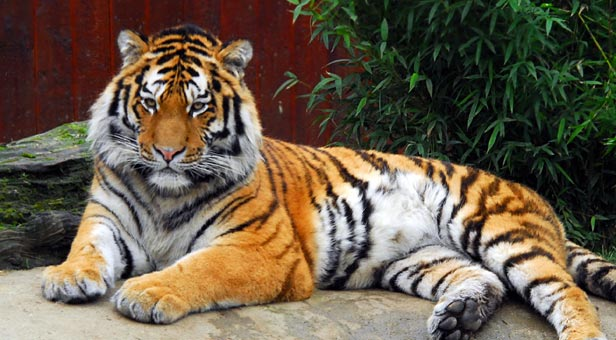
#> input picture DD2423_Python_Labs/Images-jpg/tiger1.jpg, 616 x 340 px
$ python mean_shift_example.py
#> lines starting #> are read from the running program, lines starting #| are printed output that depends on the picture
### DD2423_Python_Labs/lab3.py
import numpy as np
from scipy.spatial import distance_matrix
import matplotlib.pyplot as plt
from Functions import *
from gaussfft import gaussfft
from PIL import Image,ImageFilter
from scipy.stats import multivariate_normal


def kmeans_segm(image, K, L, seed = 42, early_stopping=False):
    """
    Implement a function that uses K-means to find cluster 'centers'
    and a 'segmentation' with an index per pixel indicating with
    cluster it is associated to.

    Input arguments:
        image - the RGB input image
        K - number of clusters
        L - number of iterations
        seed - random seed
    Output:
        segmentation: an integer image with cluster indices
        centers: an array with K cluster mean colors
    """
    # Set random seed
    np.random.seed(seed)


    # Initialize centers by sampling K different pixels from the image and using their RGB color as the center
    pixel_values = np.reshape(image, (-1, 3))
    centers = set()
    while len(centers) < K:
        center = pixel_values[np.random.choice(pixel_values.shape[0], 1, replace=False)]
        center = tuple(center[0])
        if center not in centers:
            centers.add(center)
    centers = np.array(list(centers))
    new_centers = np.zeros(centers.shape)

    # Check if image is 2D or 3D
    if len(image.shape) == 3:
        image_to_segm = np.reshape(image, (-1, 3))
    else:
        image_to_segm = image

    segmentation = np.zeros(image_to_segm.shape[0]*image_to_segm.shape[1]).astype(np.int32)
    # Compute all distances between pixels and cluster centers
    distances = distance_matrix(image_to_segm, centers)
    # Iterate L times
    for i in range(L):
        # Assign each pixel to the cluster center for which the distance is minimum
        new_segmentation = np.argmin(distances, axis=1)

        # Check if segmentation has changed
        if np.array_equal(segmentation, new_segmentation) and early_stopping:
            break
        segmentation = new_segmentation

        # Recompute each cluster center by taking the mean of all pixels assigned to it
        for j in range(K):
            centers[j] = np.mean(image_to_segm[segmentation == j], axis=0)

        # Recompute all distances between pixels and cluster centers
        distances = distance_matrix(image_to_segm, centers)
    num_iterations = i + 1

    if (len(image.shape) == 3):
        segmentation = np.reshape(segmentation, image.shape[:2])

    return segmentation, centers, num_iterations


# [60 lines left out: function mixture_prob, not called in this run]

### DD2423_Python_Labs/mean_shift_example.py
import sys
import math
import numpy as np
from PIL import Image, ImageFilter
import matplotlib.pyplot as plt
from lab3 import kmeans_segm
from Functions import showgrey, mean_segments, overlay_bounds
from scipy.ndimage.filters import gaussian_filter
from scipy.spatial import distance_matrix

def mean_shift_segm(I, spatial_bandwidth, colour_bandwidth, num_iterations):

    print('Find colour channels with K-means...')
    K = 16 # number of channels
    segm, centers,_ = kmeans_segm(I, K, 20, 4321)
    ( height, width, depth ) = np.shape(I)
    idx = np.reshape(segm, (height, width))
    mapsw = np.zeros((height, width, K))
    mapsx = np.zeros((height, width, K))
    mapsy = np.zeros((height, width, K))
    [X, Y] = np.meshgrid(range(width), range(height))
    for k in range(K):
        mapsw[:,:,k] = (idx == k).astype(float)
        mapsx[:,:,k] = gaussian_filter(mapsw[:,:,k]*X, spatial_bandwidth, mode='nearest')
        mapsy[:,:,k] = gaussian_filter(mapsw[:,:,k]*Y, spatial_bandwidth, mode='nearest')
        mapsw[:,:,k] = gaussian_filter(mapsw[:,:,k],   spatial_bandwidth, mode='nearest')
    mapsw = np.reshape(mapsw, (-1, K)) + 1e-6
    mapsx = np.reshape(mapsx, (-1, K))
    mapsy = np.reshape(mapsy, (-1, K))

    print('Search for high density points...')
    constC = -0.5/(colour_bandwidth**2)
    x = np.reshape(X, (width*height, ))
    y = np.reshape(Y, (width*height, ))
    Ic = np.reshape(I, (width*height, 3))
    wei = np.exp(constC*(distance_matrix(Ic, centers)**2))
    for l in range(num_iterations):
        p = (np.round(y)*width + np.round(x)).astype(int)
        ww = mapsw[p,:] * wei
        w = np.sum(ww, axis=1)
        u = (np.matmul(ww, centers).T / w).T
        x = ((np.sum(mapsx[p,:] * wei, axis=1)).T / w).T
        y = ((np.sum(mapsy[p,:] * wei, axis=1)).T / w).T
        wei = (ww.T / w).T
        x = np.maximum(np.minimum(x, width-1), 0);
        y = np.maximum(np.minimum(y, height-1), 0);

    print('Assign high density points to pixels...')
    XY = np.stack((x, y))
    thr = 4.0
    val = 0
    mask = np.zeros((height*width, 1), dtype=np.short)
    for y in range(height):
        for x in range(width):
            p = y*width + x
            if mask[p] == 0:
                stack = [ p ]
                val = val + 1
                mask[p] = val
                while len(stack) > 0:
                    p0 = stack[-1]
                    xy = XY[:, p0]
                    y0 = int(p0/width)
                    x0 = p0 - y0*width
                    stack = stack[:-1]
                    pn = p0 + 1
                    if x0<width-1 and mask[pn]==0 and (np.sum((xy - XY[:, pn])**2)<thr):
                        stack = stack + [ pn ]
                        mask[pn] = val
                    pn = p0 - 1
                    if x0>0 and mask[pn]==0 and (np.sum((xy - XY[:, pn])**2)<thr):
                        stack = stack + [ pn ]
                        mask[pn] = val
                    pn = p0 + width
                    if y0<height-1 and mask[pn]==0 and (np.sum((xy - XY[:, pn])**2)<thr):
                        stack = stack + [ pn ]
                        mask[pn] = val
                    pn = p0 - width
                    if y0>0 and mask[pn]==0 and (np.sum((xy - XY[:, pn])**2)<thr):
                        stack = stack + [ pn ]
                        mask[pn] = val
    segm = np.reshape(mask, (height, width))
    return segm


def mean_shift_example():
    scale_factor = 0.5         # image downscale factor
    image_sigma = 1.0          # image preblurring scale
    spatial_bandwidth = 10.0   # spatial bandwidth
    colour_bandwidth = 20.0    # colour bandwidth
    num_iterations = 40        # number of mean-shift iterations

    img = Image.open('Images-jpg/tiger1.jpg')
#> img is the input picture: PIL image 616x340 RGB; mean R, G, B 106, 92.5, 74.4
    img = img.resize((int(img.size[0]*scale_factor), int(img.size[1]*scale_factor)))
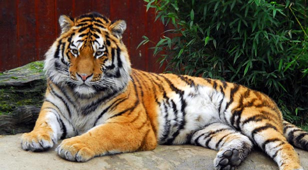
#> img: PIL image 308x170 RGB; mean R, G, B 106, 92.5, 74.4

    h = ImageFilter.GaussianBlur(image_sigma)
    I = np.asarray(img.filter(ImageFilter.GaussianBlur(image_sigma))).astype(np.float32)
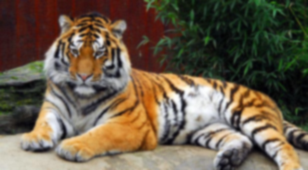
#> I: shape (170, 308, 3) float32; mean R, G, B 105.5, 92, 73.9

    segm = mean_shift_segm(I, spatial_bandwidth, colour_bandwidth, num_iterations)
#> the loop in kmeans_segm, `while len(centers) < K:` made 16 passes
#> center on passes 1 to 12: (154, 120, 80), (148, 122, 89), (71, 22, 19), (208, 125, 42), (189, 178, 152), (33, 39, 28), (45, 21, 20), (47, 77, 44), (109, 71, 39), (124, 72, 27), (15, 29, 20), (88, 74, 64)
#> after the loop in kmeans_segm, `while len(centers) < K:`: centers = 16 items
#> in kmeans_segm, `centers = np.array(list(centers))`: centers = 16 rows, first 8: [208, 125, 42], [33, 39, 28], [189, 178, 152], [34, 71, 35], [148, 122, 89], [154, 120, 80], [47, 77, 44], [68, 22, 18]
#> after the loop in kmeans_segm, `for i in range(L):`: centers = 16 rows, first 8: [226.6, 188.2, 131.1], [25.14, 38.06, 25.06], [215.6, 212.1, 204.6], [39.47, 69.84, 35.44], [174.3, 169, 158.5], [207.6, 150.5, 77.74], [73.53, 71.59, 65.83], [57.69, 26.51, 24.49]
#> in kmeans_segm, `segmentation = np.reshape(segmentation, image.shape[:2])`:
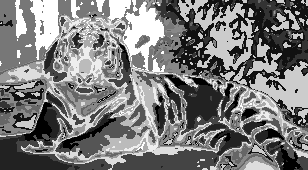
#> segmentation: shape (170, 308) int64; min 0, max 15, mean 7.28; drawn with min black and max white
#> in mean_shift_segm, `x = np.reshape(X, (width*height, ))`:
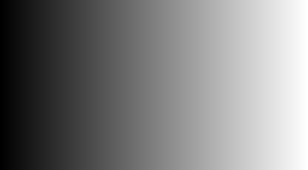
#> X: shape (170, 308) int64; min 0, max 307, mean 153.5; drawn with min black and max white
#> in mean_shift_segm, `y = np.reshape(Y, (width*height, ))`:
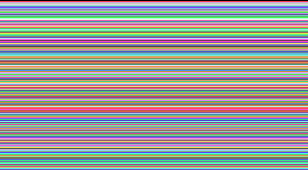
#> Y: shape (170, 308) int64; 170 distinct labels, from 0 to 169; one colour per label, 0 black
#> after the loop in mean_shift_segm, `for y in range(height):`: val = 3012
#> in mean_shift_segm, `segm = np.reshape(mask, (height, width))`:
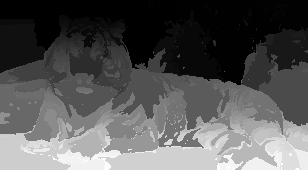
#> segm: shape (170, 308) int16; min 1, max 3012, mean 1034.1; drawn with min black and max white
    Inew = mean_segments(img, segm)
    if True:
        Inew = overlay_bounds(img, segm)

    img = Image.fromarray(Inew.astype(np.ubyte))
    plt.imshow(img)
    plt.axis('off')
    plt.show()
    img.save('result/meanshift.png')

if __name__ == '__main__':
    sys.exit(mean_shift_example())
#> (the call stopped at in mean_shift_example, `Inew = mean_segments(img, segm)`: Functions is not available in this run)

$ run again, with DD2423_Python_Labs/Images-jpg/tiger2.jpg copied over DD2423_Python_Labs/Images-jpg/tiger1.jpg
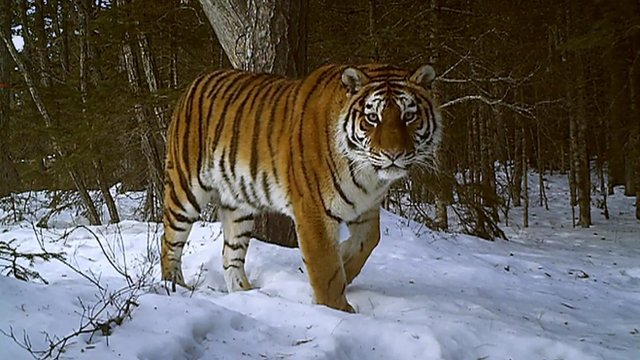
#> input picture DD2423_Python_Labs/Images-jpg/tiger2.jpg, 640 x 360 px
#> in mean_shift_example, img is the input picture: PIL image 640x360 RGB; mean R, G, B 97.4, 93.3, 88.1
#> img: PIL image 320x180 RGB
#> the loop in kmeans_segm, `while len(centers) < K:` made 16 passes
#> center on passes 1 to 8: (133, 143, 157), (133, 129, 119), (29, 16, 2), (201, 213, 232), (138, 149, 177), (135, 130, 113), (187, 200, 221), (43, 31, 15)
#> after the loop in kmeans_segm, `while len(centers) < K:`: centers = 16 items
#> in kmeans_segm, `centers = np.array(list(centers))`: centers = 16 rows, first 8: [130, 141, 167], [43, 31, 15], [180, 178, 179], [45, 35, 14], [95, 63, 20], [101, 104, 115], [133, 143, 157], [164, 172, 185]
#> after the loop in kmeans_segm, `for i in range(L):`: centers = 16 rows, first 8: [122.9, 135, 157.4], [46.54, 36.3, 14.22], [160.3, 159, 154.6], [60.94, 48.61, 25.6], [100.2, 66.94, 23.06], [91.65, 88.68, 81.33], [137.4, 132.6, 120.1], [153.5, 166, 194]
#> in mean_shift_segm, `y = np.reshape(Y, (width*height, ))`:
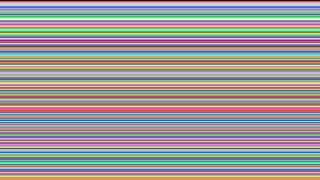
#> Y: shape (180, 320) int64; 180 distinct labels, from 0 to 179; one colour per label, 0 black
#> after the loop in mean_shift_segm, `for y in range(height):`: val = 2125
#> in mean_shift_segm, `segm = np.reshape(mask, (height, width))`:
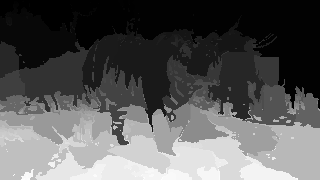
#> segm: shape (180, 320) int16; min 1, max 2125, mean 750.8; drawn with min black and max white

$ run again, with DD2423_Python_Labs/Images-jpg/tiger3.jpg copied over DD2423_Python_Labs/Images-jpg/tiger1.jpg
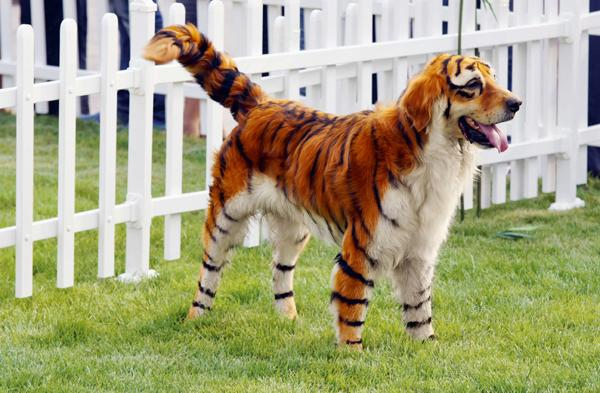
#> input picture DD2423_Python_Labs/Images-jpg/tiger3.jpg, 600 x 393 px
#> in mean_shift_example, img is the input picture: PIL image 600x393 RGB; mean R, G, B 166.4, 163.6, 127.4
#> img: PIL image 300x196 RGB
#> the loop in kmeans_segm, `while len(centers) < K:` made 16 passes
#> center on passes 1 to 8: (111, 48, 21), (225, 225, 226), (193, 176, 155), (178, 182, 104), (234, 225, 223), (131, 150, 69), (161, 180, 83), (116, 117, 138)
#> after the loop in kmeans_segm, `while len(centers) < K:`: centers = 16 items
#> in kmeans_segm, `centers = np.array(list(centers))`: centers = 16 rows, first 8: [218, 221, 213], [178, 182, 104], [166, 151, 130], [164, 178, 85], [111, 48, 21], [161, 180, 83], [190, 194, 194], [193, 176, 155]
#> after the loop in kmeans_segm, `for i in range(L):`: centers = 16 rows, first 8: [208.7, 207.8, 207.6], [177.7, 163.7, 128.8], [138.3, 128.1, 117.3], [161.4, 175.4, 106.4], [52.35, 23.23, 27.48], [162.4, 171.4, 80.55], [197.7, 193.2, 180.9], [177.1, 172.9, 161.6]
#> in mean_shift_segm, `y = np.reshape(Y, (width*height, ))`:
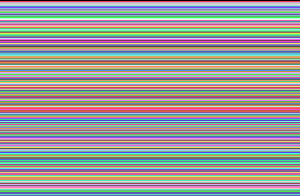
#> Y: shape (196, 300) int64; 196 distinct labels, from 0 to 195; one colour per label, 0 black
#> after the loop in mean_shift_segm, `for y in range(height):`: val = 2414
#> in mean_shift_segm, `segm = np.reshape(mask, (height, width))`:
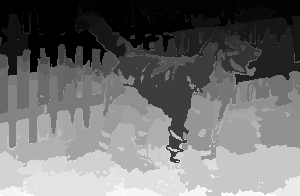
#> segm: shape (196, 300) int16; min 1, max 2414, mean 1065.1; drawn with min black and max white
